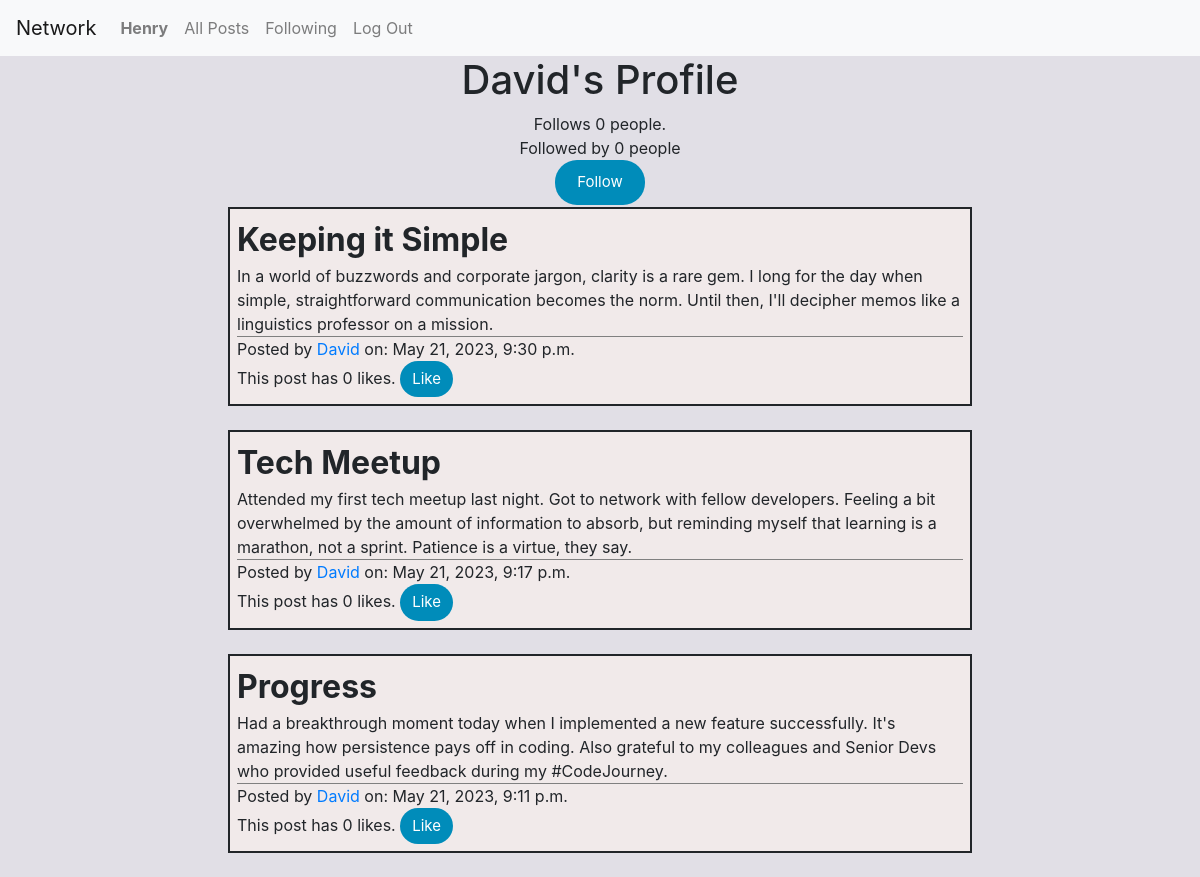
Page /profile/David (signed in) on the committed database.
### network/models.py (models this page shows, shortened)
class User(AbstractUser):
    pass

class Post(models.Model):
    id = models.AutoField(primary_key=True)
    postTitle =  models.CharField(max_length=64)
    postBody = models.TextField()
    postTime = models.DateTimeField(default=datetime.now, blank=True)
    postAuthor = models.ForeignKey(User, on_delete = models.CASCADE, related_name="user")
    likes = models.IntegerField(default=0)

### network/views.py (the view, shortened to what this page needs)
# urls.py: path("profile/<str:username>", views.profile, name="profile"),
@csrf_exempt
def profile(request, username):
    user_id = User.objects.get(username=username)
    p = Followers.objects.all().filter(profilename=user_id)
    q = Followers.objects.all().filter(following=user_id)
    if request.user.is_authenticated:
        posts_liked_by_user = (
            LikedPost.objects.all()
            .filter(liker=request.user)
            .values_list("post", flat=True))
    else:
        posts_liked_by_user = None
    isFollower = False
    if request.user.is_authenticated:
        isFollower = Followers.objects.filter(
            profilename=request.user, following=user_id).exists()
    authorPosts = Post.objects.all().filter(postAuthor=user_id).order_by("-postTime")
    return render(
        request,
        "network/profile.html",
        {
            "current_user": request.user.username,
            "name": username,
            "authorPosts": authorPosts,
            "show_button": (request.user.username != username)
            and (request.user.is_authenticated),
            "button_text": ["Follow", "Unfollow"][isFollower],
            "follows": p,
            "following": q,
            "likedList": posts_liked_by_user,
            "num_followers": len(p),
            "num_following": len(q),
        },
    )

### network/templates/network/profile.html (shortened to what this page needs)
{% extends "network/layout.html" %}
{% load static %}
{% block body %}
<h1> {{ name }}'s Profile </h1>
<div id="follow">
      Follows {{num_followers}} {% if num_followers == 1 %} person {% else %} people{% endif %}.
      <br>
      Followed by <span id="nfollowers">{{num_following}} {% if num_following == 1 %} person {% else %} people {% endif %}</span> <br>
      {% if show_button %}
      <div class="follow-button-container">
      <button id="follow-button-{{name}}" class="follow-button" onClick="follow('{{name}}')">{{button_text}}</button>
      </div>
      {% endif %}
</div>
{% for post in authorPosts %}
{% include "singlepost.html" %}
{% endfor %}
{% endblock %}

### network/templates/network/layout.html (shortened to what this page needs)
{% load static %}
<!DOCTYPE html>
<html lang="en">
    <head>
        <link rel="stylesheet" href="https://stackpath.bootstrapcdn.com/bootstrap/4.4.1/css/bootstrap.min.css">
        <link href="{% static 'network/styles.css' %}" rel="stylesheet">
    </head>
    <body style="background-color: #e1dfe6;">
        <nav class="navbar navbar-expand-lg navbar-light bg-light">
            <a class="navbar-brand" href="#">Network</a>
            <div>
              <ul class="navbar-nav mr-auto">
                {% if user.is_authenticated %}
                    <li class="nav-item">
                        <a class="nav-link" href="{% url 'profile' user.username %}"><strong>{{ user.username }}</strong></a>
                    </li>
                {% endif %}
                <li class="nav-item">
                  <a class="nav-link" href="{% url 'index' %}">All Posts</a>
                </li>
                {% if user.is_authenticated %}
                    <li class="nav-item">
                        <a class="nav-link" href="{% url 'following' %}">Following</a>
                    </li>
                    <li class="nav-item">
                        <a class="nav-link" href="{% url 'logout' %}">Log Out</a>
                    </li>
                {% endif %}
              </ul>
            </div>
          </nav>
        <div class="body">
            {% block body %}
            {% endblock %}
        </div>
    </body>
</html>

### network/templates/singlepost.html (shortened to what this page needs)
{% load static %}
<div class="post-container" id="post-container-{{post.id}}">
    <div class="post-title">{{ post.postTitle }}
    </div>
    <div id="post-body-{{post.id}}"> {{ post.postBody }} </div>
    <div class="post-byline">
    Posted by <a href="{% url 'profile' post.postAuthor  %}">{{ post.postAuthor }}</a> on: {{ post.postTime }}
    </div>
    <div id="likes-{{post.id}}">
    This post has <span id="nlikes-{{post.id}}">{{post.likes}}</span> likes.
    {% if user != post.postAuthor and user.is_authenticated%}
    <button id="like-button-{{post.id}}" class="like-button" onLoad="get_like_button_state('{{post.id}}')" onClick="like('{{post.id}}')">
        {% if post.id in likedList %}
        Unlike
        {% else %}
        Like
        {% endif %}
    </button>
    {% endif %}
    </div>
    </div>

### network/static/network/styles.css (style rules this page uses)
h1 { text-align: center; }
#follow { text-align: center; }
.post-container { border: 2px solid; margin: auto; margin-top: 2px; margin-bottom: 24px; padding: 7px; width: 62%; background-color: rgb(241, 234, 234); }
.follow-button { background-color: #008CBA; border: none; color: white; padding: 11px 22px; text-align: center; text-decoration: none; display: inline-block; font-size: 15px; border-radius: 22px; margin: auto; }
.like-button { background-color: #008CBA; border: none; color: white; padding: 7px 12px; text-align: center; text-decoration: none; display: inline-block; font-size: 15px; border-radius: 22px; margin: auto; }
.post-title { font-size: 2pc; font-weight: bold; }
.post-byline { border-top: 1px solid grey; }

### rows in the picture
User: username "Henry"
Post: postTitle "Keeping it Simple", postBody "In a world of buzzwords and corporate jargon, clarity is a rare gem. I long for the day when simple, straightforward communication becomes the norm. Until then, I'll decipher memos like a linguistics professor on a mission.", postAuthor "David", postTime "May 21, 2023, 9:30 p.m.", likes "0", shows "Like"
Post: postTitle "Tech Meetup", postBody "Attended my first tech meetup last night. Got to network with fellow developers. Feeling a bit overwhelmed by the amount of information to absorb, but reminding myself that learning is a marathon, not a sprint. Patience is a virtue, they say.", postAuthor "David", postTime "May 21, 2023, 9:17 p.m.", likes "0", shows "Like"
Post: postTitle "Progress", postBody "Had a breakthrough moment today when I implemented a new feature successfully. It's amazing how persistence pays off in coding. Also grateful to my colleagues and Senior Devs who provided useful feedback during my #CodeJourney.", postAuthor "David", postTime "May 21, 2023, 9:11 p.m.", likes "0", shows "Like"

### other values in the picture
{{ name }} "David"
{{ num_followers }} "0"
{{ num_following }} "0"
{{ button_text }} "Follow"
